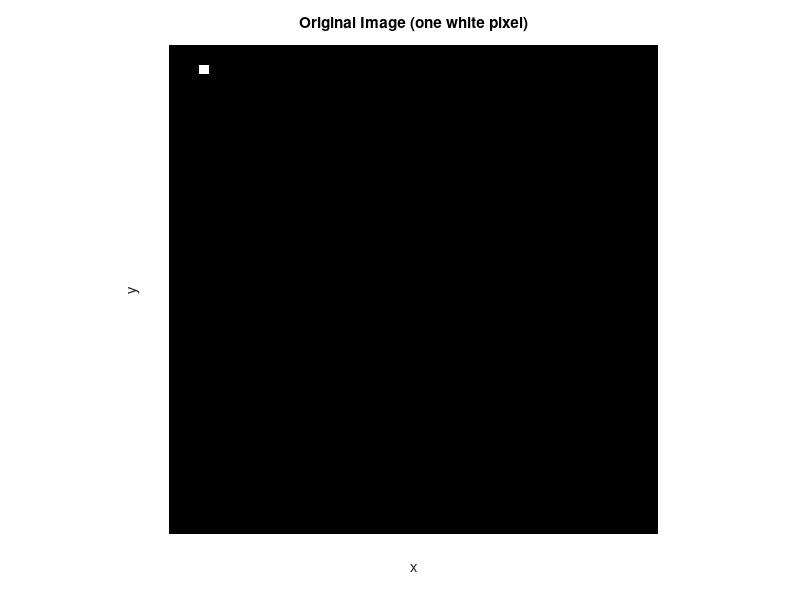
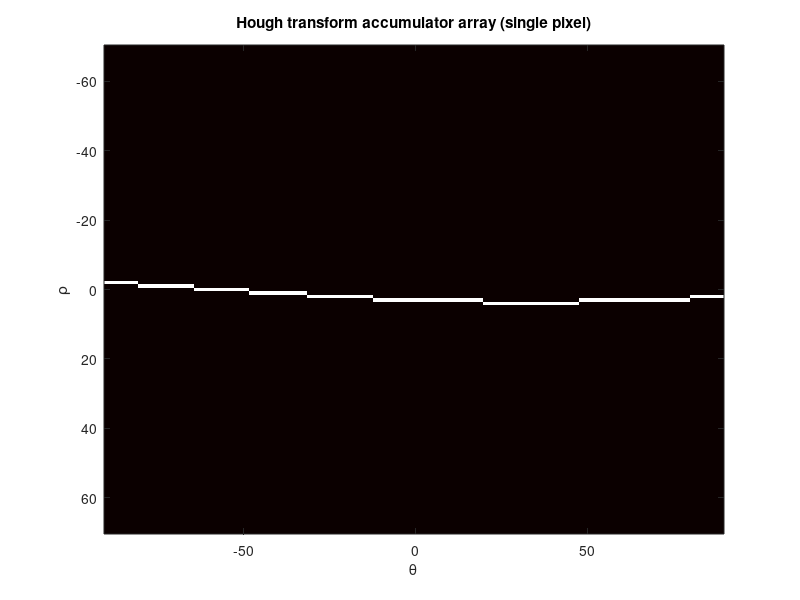

Recreate these plots in MATLAB, in order.
function image31()
    %Create a black image with one white pixel
    img = false(50,50);
    img(3:3,4:4) = true;

    %# show the image
    figure,imshow(img)
    title('Original Image (one white pixel)')
    xlabel('x'), ylabel('y');

    %Generate the accumulator array to find the local maxima values
    [H,T,R] = hough(img);
     figure
     imshow(imadjust(mat2gray(H)),'XData',T,'YData',R,...
           'InitialMagnification','fit');
     title('Hough transform accumulator array (single pixel)');
     xlabel('\theta'), ylabel('\rho');
     axis on, axis normal, hold on;
     colormap(gca,hot);
end